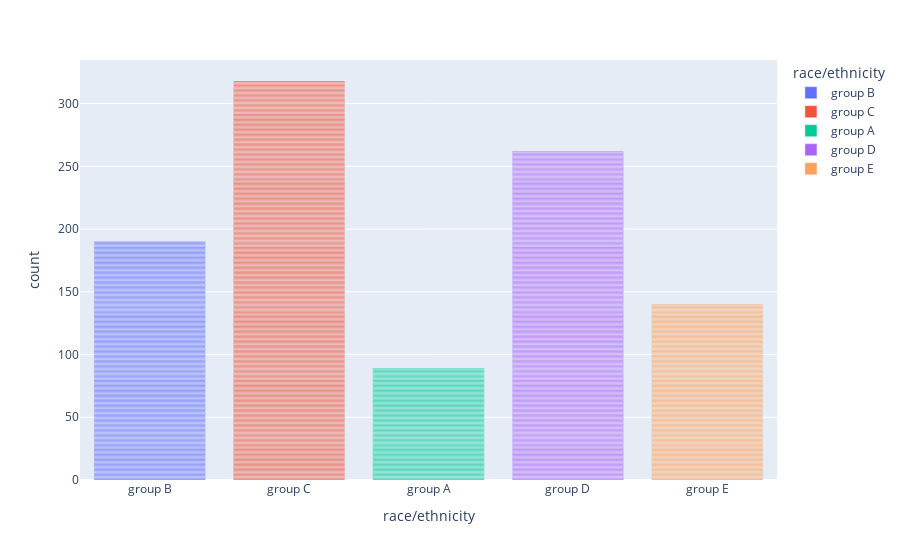

The notebook cell saved with this chart:
### Code cell
px.bar(df,x='race/ethnicity',color='race/ethnicity')

### Figure 1 — Plotly figure (JSON) as saved in the notebook; plotly's stock layout.template omitted (floating-point values rounded to 4 significant figures; data arrays with more than 128 entries replaced by an {"elided": "..."} marker saying what was removed)
{"data": [{"hovertemplate": "race/ethnicity=%{x}<br>count=%{y}<extra></extra>", "legendgroup": "group B", "marker": {"color": "#636efa", "pattern": {"shape": ""}}, "name": "group B", "orientation": "v", "showlegend": true, "textposition": "auto", "type": "bar", "x": {"elided": "190 str values"}, "xaxis": "x", "y": {"elided": "190 int values"}, "yaxis": "y"}, {"hovertemplate": "race/ethnicity=%{x}<br>count=%{y}<extra></extra>", "legendgroup": "group C", "marker": {"color": "#EF553B", "pattern": {"shape": ""}}, "name": "group C", "orientation": "v", "showlegend": true, "textposition": "auto", "type": "bar", "x": {"elided": "318 str values"}, "xaxis": "x", "y": {"elided": "318 int values"}, "yaxis": "y"}, {"hovertemplate": "race/ethnicity=%{x}<br>count=%{y}<extra></extra>", "legendgroup": "group A", "marker": {"color": "#00cc96", "pattern": {"shape": ""}}, "name": "group A", "orientation": "v", "showlegend": true, "textposition": "auto", "type": "bar", "x": ["group A", "group A", "group A", "group A", "group A", "group A", "group A", "group A", "group A", "group A", "group A", "group A", "group A", "group A", "group A", "group A", "group A", "group A", "group A", "group A", "group A", "group A", "group A", "group A", "group A", "group A", "group A", "group A", "group A", "group A", "group A", "group A", "group A", "group A", "group A", "group A", "group A", "group A", "group A", "group A", "group A", "group A", "group A", "group A", "group A", "group A", "group A", "group A", "group A", "group A", "group A", "group A", "group A", "group A", "group A", "group A", "group A", "group A", "group A", "group A", "group A", "group A", "group A", "group A", "group A", "group A", "group A", "group A", "group A", "group A", "group A", "group A", "group A", "group A", "group A", "group A", "group A", "group A", "group A", "group A", "group A", "group A", "group A", "group A", "group A", "group A", "group A", "group A", "group A"], "xaxis": "x", "y": [1, 1, 1, 1, 1, 1, 1, 1, 1, 1, 1, 1, 1, 1, 1, 1, 1, 1, 1, 1, 1, 1, 1, 1, 1, 1, 1, 1, 1, 1, 1, 1, 1, 1, 1, 1, 1, 1, 1, 1, 1, 1, 1, 1, 1, 1, 1, 1, 1, 1, 1, 1, 1, 1, 1, 1, 1, 1, 1, 1, 1, 1, 1, 1, 1, 1, 1, 1, 1, 1, 1, 1, 1, 1, 1, 1, 1, 1, 1, 1, 1, 1, 1, 1, 1, 1, 1, 1, 1], "yaxis": "y"}, {"hovertemplate": "race/ethnicity=%{x}<br>count=%{y}<extra></extra>", "legendgroup": "group D", "marker": {"color": "#ab63fa", "pattern": {"shape": ""}}, "name": "group D", "orientation": "v", "showlegend": true, "textposition": "auto", "type": "bar", "x": {"elided": "262 str values"}, "xaxis": "x", "y": {"elided": "262 int values"}, "yaxis": "y"}, {"hovertemplate": "race/ethnicity=%{x}<br>count=%{y}<extra></extra>", "legendgroup": "group E", "marker": {"color": "#FFA15A", "pattern": {"shape": ""}}, "name": "group E", "orientation": "v", "showlegend": true, "textposition": "auto", "type": "bar", "x": {"elided": "140 str values"}, "xaxis": "x", "y": {"elided": "140 int values"}, "yaxis": "y"}], "layout": {"barmode": "relative", "legend": {"title": {"text": "race/ethnicity"}, "tracegroupgap": 0}, "margin": {"t": 60}, "xaxis": {"anchor": "y", "categoryarray": ["group B", "group C", "group A", "group D", "group E"], "categoryorder": "array", "domain": [0, 1], "title": {"text": "race/ethnicity"}}, "yaxis": {"anchor": "x", "domain": [0, 1], "title": {"text": "count"}}}}
